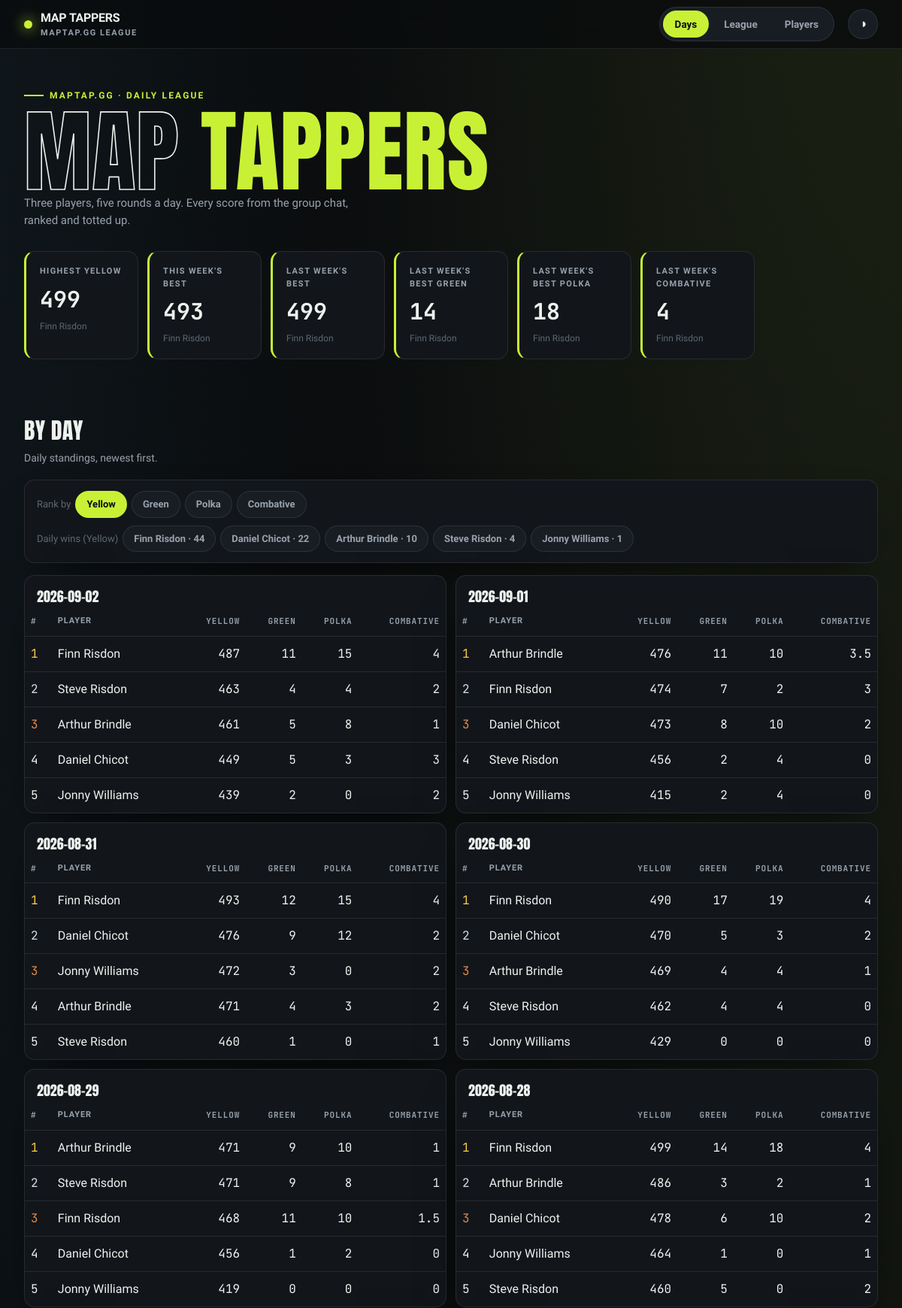
The page /days (upper part) on the database its author committed.
### tables this page shows
CREATE TABLE entries (
    id INTEGER PRIMARY KEY,
    player TEXT NOT NULL,
    game_date TEXT NOT NULL,
    maptap_score INTEGER NOT NULL,
    UNIQUE (player, game_date)
);

### src/maptap/app.py (the view)
@app.get("/days", response_class=HTMLResponse)
def days(request: Request, sort: str = "cumulative"):
    if sort not in ("cumulative", "green", "polka", "combative"):
        sort = "cumulative"
    with closing(_conn()) as conn:
        if sort == "green":
            win_counts = green_jersey_win_counts(conn)
        elif sort == "polka":
            win_counts = polka_jersey_win_counts(conn)
        elif sort == "combative":
            win_counts = combative_win_counts(conn)
        else:
            win_counts = daily_win_counts(conn, metric="cumulative")
        context = {
            "days": daily_leaderboard(conn, sort=sort),
            "win_counts": win_counts,
            "stats": hero_stats(conn),
            "active": "days",
            "sort": sort,
        }
    return templates.TemplateResponse(request, "days.html", context)

### src/maptap/templates/days.html (shortened to what this page needs)
{% extends "base.html" %}
{% block content %}
<h2 class="section-head">By day</h2>
<p class="section-sub">Daily standings, newest first.</p>
<div class="panel toolbar">
    <div class="chips">
        <span class="chip-label">Rank by</span>
        <a class="chip {% if sort == 'cumulative' %}active{% endif %}" href="/days">Yellow</a>
        <a class="chip {% if sort == 'green' %}active{% endif %}" href="/days?sort=green">Green</a>
        <a class="chip {% if sort == 'polka' %}active{% endif %}" href="/days?sort=polka">Polka</a>
        <a class="chip {% if sort == 'combative' %}active{% endif %}" href="/days?sort=combative">Combative</a>
    </div>
    <div class="chips">
        <span class="chip-label">Daily wins ({{ {'green': 'Green', 'polka': 'Polka', 'combative': 'Combative'}.get(sort, 'Yellow') }})</span>
        {% for w in win_counts %}
        <span class="chip static">{{ w.player }} · {{ w.wins }}</span>
        {% endfor %}
    </div>
</div>
<div class="day-grid">
    {% for day in days %}
    <div class="panel table-card">
        <table>
            <caption>{{ day.game_date }}</caption>
            <thead>
                <tr><th class="num">#</th><th class="txt">Player</th><th class="num">Yellow</th><th class="num">Green</th><th class="num">Polka</th><th class="num">Combative</th></tr>
            </thead>
            <tbody>
                {% for s in day.standings %}
                <tr>
                    <td class="num medal-{{ s.position }}">{{ s.position }}</td>
                    <td class="txt">{{ s.player }}</td>
                    <td class="num">{{ s.cumulative }}</td>
                    <td class="num">{{ s.green }}</td>
                    <td class="num">{{ s.polka }}</td>
                    <td class="num">{{ s.combative_points }}</td>
                </tr>
                {% endfor %}
            </tbody>
        </table>
    </div>
    {% endfor %}
</div>
{% endblock %}

### src/maptap/templates/base.html (shortened to what this page needs)
<!DOCTYPE html>
<html lang="en-GB" data-theme="dark">
<head>
    <link rel="stylesheet" href="/static/styles.css">
</head>
<body>
    <nav class="nav">
        <div class="wrap nav-inner">
            <div class="brand">
                <span class="dot"></span>
                <span>MAP&nbsp;TAPPERS<small>maptap.gg league</small></span>
            </div>
            <div class="tabs">
                <a class="tab {{ 'active' if active == 'days' else '' }}" href="/days">Days</a>
                <a class="tab {{ 'active' if active == 'league' else '' }}" href="/league">League</a>
                <a class="tab {{ 'active' if active == 'players' else '' }}" href="/players">Players</a>
            </div>
            <button class="theme-btn" id="themeBtn" title="Toggle theme" aria-label="Toggle theme">◑</button>
        </div>
    </nav>
    <header class="hero">
        <div class="wrap">
            <span class="hero-tag">maptap.gg · daily league</span>
            <h1><span class="out">Map</span> <span class="em">Tappers</span></h1>
            <p class="hero-sub">Three players, five rounds a day. Every score from the group chat, ranked and totted up.</p>
            <div class="stat-row">
                <div class="stat">
                    <div class="label">Highest Yellow</div>
                    <div class="value">{{ stats.highest_cumulative if stats.highest_cumulative is not none else '—' }}</div>
                    <div class="sub">{{ stats.highest_cumulative_player or '—' }}</div>
                </div>
                <div class="stat">
                    <div class="label">This Week's Best</div>
                    <div class="value">{{ stats.week_best if stats.week_best is not none else '—' }}</div>
                    <div class="sub">{{ stats.week_best_player or 'no rides yet' }}</div>
                </div>
                <div class="stat">
                    <div class="label">Last Week's Best</div>
                    <div class="value">{{ stats.last_week_best if stats.last_week_best is not none else '—' }}</div>
                    <div class="sub">{{ stats.last_week_best_player or 'no rides' }}</div>
                </div>
                <div class="stat">
                    <div class="label">Last Week's Best Green</div>
                    <div class="value">{{ stats.last_week_best_green if stats.last_week_best_green is not none else '—' }}</div>
                    <div class="sub">{{ stats.last_week_best_green_player or 'no rides' }}</div>
                </div>
                <div class="stat">
                    <div class="label">Last Week's Best Polka</div>
                    <div class="value">{{ stats.last_week_best_polka if stats.last_week_best_polka is not none else '—' }}</div>
                    <div class="sub">{{ stats.last_week_best_polka_player or 'no rides' }}</div>
                </div>
                <div class="stat">
                    <div class="label">Last Week's Combative</div>
                    <div class="value">{{ stats.last_week_combative if stats.last_week_combative is not none else '—' }}</div>
                    <div class="sub">{{ stats.last_week_combative_player or 'no rides' }}</div>
                </div>
            </div>
        </div>
    </header>
    <main class="wrap">
        {% block content %}{% endblock %}
    </main>
</body>
</html>

### rows shown on the page
entries: player "Finn Risdon"
entries: player "Finn Risdon", position "1", cumulative "493", green "12", polka "15", combative_points "4"
entries: player "Finn Risdon", position "1", cumulative "499", green "14", polka "18", combative_points "4"
entries: player "Finn Risdon"
entries: player "Daniel Chicot", wins "22"
entries: game_date "2026-09-02", position "2", player "Steve Risdon", cumulative "463", green "4", polka "4", combative_points "2"
entries: position "1", player "Finn Risdon", cumulative "487", green "11", polka "15", combative_points "4"
entries: position "3", player "Arthur Brindle", cumulative "461", green "5", polka "8", combative_points "1"
entries: position "4", player "Daniel Chicot", cumulative "449", green "5", polka "3", combative_points "3"
entries: position "5", player "Jonny Williams", cumulative "439", green "2", polka "0", combative_points "2"
entries: game_date "2026-09-01", position "2", player "Finn Risdon", cumulative "474", green "7", polka "2", combative_points "3"
entries: position "1", player "Arthur Brindle", cumulative "476", green "11", polka "10", combative_points "3.5"
entries: position "3", player "Daniel Chicot", cumulative "473", green "8", polka "10", combative_points "2"
entries: position "4", player "Steve Risdon", cumulative "456", green "2", polka "4", combative_points "0"
entries: position "5", player "Jonny Williams", cumulative "415", green "2", polka "4", combative_points "0"
entries: game_date "2026-08-31", position "5", player "Steve Risdon", cumulative "460", green "1", polka "0", combative_points "1"
entries: position "2", player "Daniel Chicot", cumulative "476", green "9", polka "12", combative_points "2"
entries: position "3", player "Jonny Williams", cumulative "472", green "3", polka "0", combative_points "2"
entries: position "4", player "Arthur Brindle", cumulative "471", green "4", polka "3", combative_points "2"
entries: game_date "2026-08-30", position "2", player "Daniel Chicot", cumulative "470", green "5", polka "3", combative_points "2"
entries: position "1", player "Finn Risdon", cumulative "490", green "17", polka "19", combative_points "4"
entries: position "3", player "Arthur Brindle", cumulative "469", green "4", polka "4", combative_points "1"
entries: position "4", player "Steve Risdon", cumulative "462", green "4", polka "4", combative_points "0"
entries: position "5", player "Jonny Williams", cumulative "429", green "0", polka "0", combative_points "0"
entries: game_date "2026-08-29", position "2", player "Steve Risdon", cumulative "471", green "9", polka "8", combative_points "1"
entries: position "1", player "Arthur Brindle", cumulative "471", green "9", polka "10", combative_points "1"
entries: position "3", player "Finn Risdon", cumulative "468", green "11", polka "10", combative_points "1.5"
entries: position "4", player "Daniel Chicot", cumulative "456", green "1", polka "2", combative_points "0"
entries: position "5", player "Jonny Williams", cumulative "419", green "0", polka "0", combative_points "0"
entries: game_date "2026-08-28", position "3", player "Daniel Chicot", cumulative "478", green "6", polka "10", combative_points "2"
entries: position "2", player "Arthur Brindle", cumulative "486", green "3", polka "2", combative_points "1"
entries: position "4", player "Jonny Williams", cumulative "464", green "1", polka "0", combative_points "1"
entries: position "5", player "Steve Risdon", cumulative "460", green "5", polka "0", combative_points "2"

### other values the page prints
{{ stats.week_best if stats.week_best is not none else '—' }} "493"
{{ stats.last_week_best if stats.last_week_best is not none else '—' }} "499"
{{ w.player }} "Finn Risdon" "Arthur Brindle" "Steve Risdon" "Jonny Williams"
{{ w.wins }} "44" "10" "4" "1"
